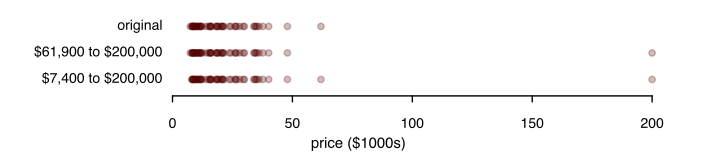

The R source for this figure:
library(openintro)
data(cars)

COL <- c('#55000044','#556699')

p1 <- cars$price
p2 <- p1
p2[which.max(p2)] <- 200
p3 <- p1
p3[which.min(p3)] <- 200

myPDF("carsPriceDotPlotRobustEx.pdf", 6.5*1.1, 1.4*1.1, mar=c(2.9,0.1,0.5,0), las=1, mgp=c(1.7,0.7,0), cex.lab=0.85)


dotPlot(p1, at=3, xlab='price ($1000s)', ylab='', pch=20, col=COL[1], cex=1, ylim=c(0.5,3.5), xlim=c(-60,215), axes=FALSE)
axis(1, at=seq(0,200, 50), cex.axis=0.8)
text(0, 3, 'original', pos=2, cex=0.8)
dotPlot(p2, at=2, add=TRUE, pch=20, col=COL[1], cex=1)
text(0, 2, '$61,900 to $200,000', pos=2, cex=0.8)
dotPlot(p3, at=1, add=TRUE, pch=20, col=COL[1], cex=1)
text(0, 1, '$7,400 to $200,000', pos=2, cex=0.8)

dev.off()
